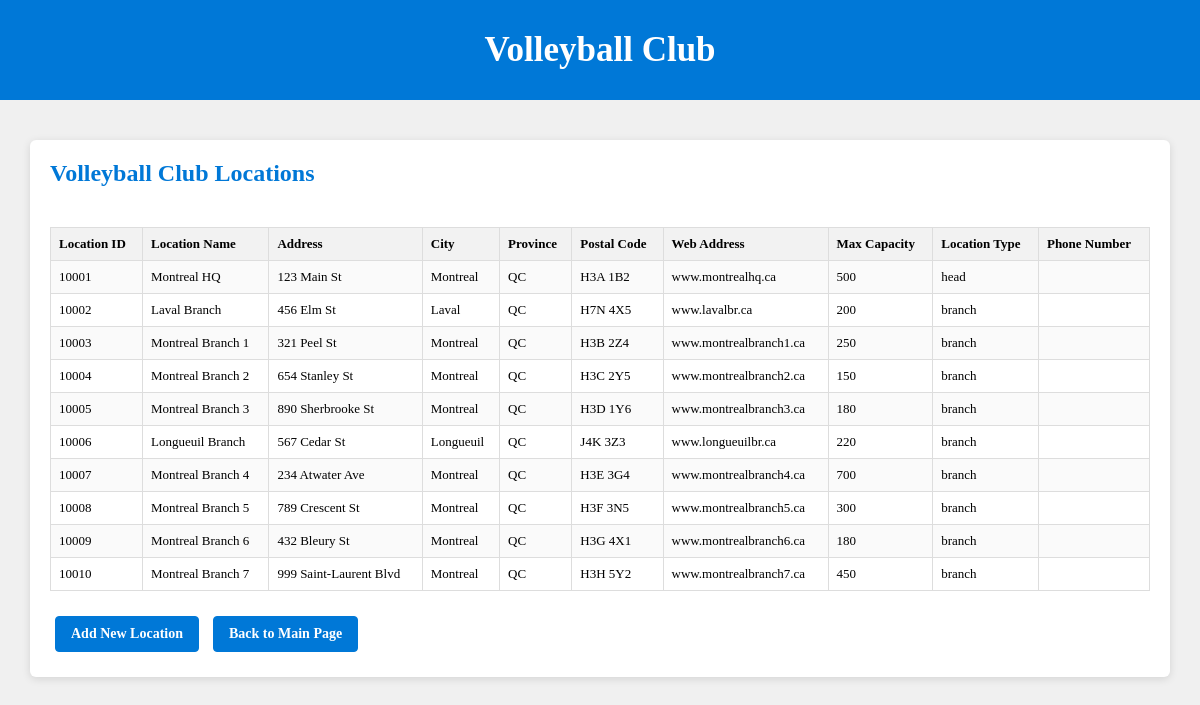
Screenshot of /locations/view_locations.php with the database file from the repository.
### tables this page shows
CREATE TABLE Locations (
	location_id INT PRIMARY KEY AUTO_INCREMENT,	
    location_name VARCHAR(255),		
	address VARCHAR(255),
    city VARCHAR(255),
    province VARCHAR(255),
   	postal_code CHAR(7),
    web_address VARCHAR(255),
    max_capacity INT,
	location_type ENUM('head', 'branch')
    );

### locations/view_locations.php (the view, shortened to what this page needs)
<?php
require_once "../db_connect.php";
$query = "SELECT * FROM Locations";
$result = $conn->query($query);
?>
<!DOCTYPE html>
<html>
<head>
    <link rel="stylesheet" href="../css/style.css">
</head>
<body>
<h1>Volleyball Club</h1>
<section class="display-section">
    <h2>Volleyball Club Locations</h2>
    <?php if ($result && $result->num_rows > 0): ?>
        <div class="table-container">
        <table>
            <tr>
				<th>Location ID</th>
                <th>Location Name</th>
                <th>Address</th>
                <th>City</th>
                <th>Province</th>
                <th>Postal Code</th>
                <th>Web Address</th>
                <th>Max Capacity</th>
                <th>Location Type</th>
                <th>Phone Number</th>
            </tr>
        </div>
            <?php while ($row = $result->fetch_assoc()): ?>
                <tr>
					<td><?php echo htmlspecialchars($row['location_id']); ?></td>
                    <td><?php echo htmlspecialchars($row['location_name']); ?></td>
                    <td><?php echo htmlspecialchars($row['address']); ?></td>
                    <td><?php echo htmlspecialchars($row['city']); ?></td>
                    <td><?php echo htmlspecialchars($row['province']); ?></td>
                    <td><?php echo htmlspecialchars($row['postal_code']); ?></td>
                    <td><?php echo htmlspecialchars($row['web_address']); ?></td>
                    <td><?php echo htmlspecialchars($row['max_capacity']); ?></td>
                    <td><?php echo htmlspecialchars($row['location_type']); ?></td>
                    <td><?php echo htmlspecialchars($row['phone_number']); ?></td>
                </tr>
            <?php endwhile; ?>
    <?php else: ?>
        <p>No locations found in the database.</p>
    <?php endif; ?>
    <div class="action-buttons">
    <a href="create_locations.php" class="btn">Add New Location</a>
    <a href="../main.php" class="btn">Back to Main Page</a>
    </div>
    </section>
</body>
</html>

### css/style.css (style rules this page uses)
* { margin: 0; padding: 0; box-sizing: border-box; text-decoration: none; font-family: Georgia, 'Times New Roman', Times, serif; }
body { margin: 0; background-color: #f0f0f0; font-family: Arial, sans-serif; }
h1 { background-color: #0078d7; color: white; text-align: center; padding: 30px; font-size: 35px; font-weight: bolder; }
h2 { color: #0078d7; }
a { display: inline-block; padding: 8px 15px; margin: 5px; border: 1px solid #0078d7; border-radius: 4px; color: #0078d7; background-color: white; text-decoration: none; font-size: 14px; }
.display-section { width: 95%; margin: 40px auto; background: white; padding: 20px; border-radius: 6px; box-shadow: 0 2px 8px rgba(0,0,0,0.12); }
.display-section h2 { color: #0078d7; margin-bottom: 20px; }
.table-container { overflow-x: auto; }
table { width: 100%; border-collapse: collapse; font-size: 13px; }
th { background-color: #f2f2f2; font-weight: bold; }
th, td { border: 1px solid #ddd; padding: 10px; text-align: left; white-space: nowrap; }
tr:nth-child(even) { background-color: #fafafa; }
.action-buttons { margin-top: 15px; }
.btn { display: inline-block; background-color: #0078d7; color: white; padding: 8px 14px; border-radius: 4px; text-decoration: none; font-weight: bold; }
.btn { display: inline-block; background-color: #0078d7; color: white; padding: 9px 15px; border-radius: 4px; text-decoration: none; font-weight: bold; margin-right: 5px; }

### locations/view_locations.php (style rules this page uses)
table { border-collapse: collapse; width: 100%; margin: 20px 0; }
th, td { border: 1px solid #ddd; padding: 8px; text-align: left; }
th { background-color: #f2f2f2; }

### rows the page displays
locations: location_id "10001", location_name "Montreal HQ", address "123 Main St", city "Montreal", province "QC", postal_code "H3A 1B2", web_address "www.montrealhq.ca", max_capacity "500", location_type "head"
locations: location_id "10002", location_name "Laval Branch", address "456 Elm St", city "Laval", province "QC", postal_code "H7N 4X5", web_address "www.lavalbr.ca", max_capacity "200", location_type "branch"
locations: location_id "10003", location_name "Montreal Branch 1", address "321 Peel St", city "Montreal", province "QC", postal_code "H3B 2Z4", web_address "www.montrealbranch1.ca", max_capacity "250", location_type "branch"
locations: location_id "10004", location_name "Montreal Branch 2", address "654 Stanley St", city "Montreal", province "QC", postal_code "H3C 2Y5", web_address "www.montrealbranch2.ca", max_capacity "150", location_type "branch"
locations: location_id "10005", location_name "Montreal Branch 3", address "890 Sherbrooke St", city "Montreal", province "QC", postal_code "H3D 1Y6", web_address "www.montrealbranch3.ca", max_capacity "180", location_type "branch"
locations: location_id "10006", location_name "Longueuil Branch", address "567 Cedar St", city "Longueuil", province "QC", postal_code "J4K 3Z3", web_address "www.longueuilbr.ca", max_capacity "220", location_type "branch"
locations: location_id "10007", location_name "Montreal Branch 4", address "234 Atwater Ave", city "Montreal", province "QC", postal_code "H3E 3G4", web_address "www.montrealbranch4.ca", max_capacity "700", location_type "branch"
locations: location_id "10008", location_name "Montreal Branch 5", address "789 Crescent St", city "Montreal", province "QC", postal_code "H3F 3N5", web_address "www.montrealbranch5.ca", max_capacity "300", location_type "branch"
locations: location_id "10009", location_name "Montreal Branch 6", address "432 Bleury St", city "Montreal", province "QC", postal_code "H3G 4X1", web_address "www.montrealbranch6.ca", max_capacity "180", location_type "branch"
locations: location_id "10010", location_name "Montreal Branch 7", address "999 Saint-Laurent Blvd", city "Montreal", province "QC", postal_code "H3H 5Y2", web_address "www.montrealbranch7.ca", max_capacity "450", location_type "branch"
